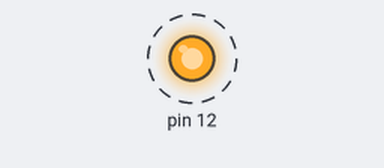
Bench run of a sketch on a simulated Arduino Uno, built with avr-gcc and run on an emulated ATmega328P. Shown: output pins drawn as LEDs (lit = HIGH). Dashed ring = blinking.

Above: at 0.2 s.
Timing chart, 0 to 3.0 s (numbered marks = the images above):
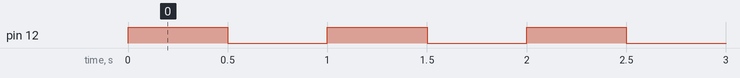

Measured:
- by itself, pin 12: alternates HIGH for 0.50 s and LOW for 0.50 s

The sketch:

sensor_de_led_-_codigo.ino
```cpp
// C++ code
//
void setup()
{
  pinMode(12, OUTPUT);
  digitalWrite(12, LOW);
}

void loop()
{
  digitalWrite(12, HIGH);
  delay(500); // Wait for 500 millisecond(s)
  digitalWrite(12, LOW);
  delay(500); // Wait for 500 millisecond(s)
}
```
